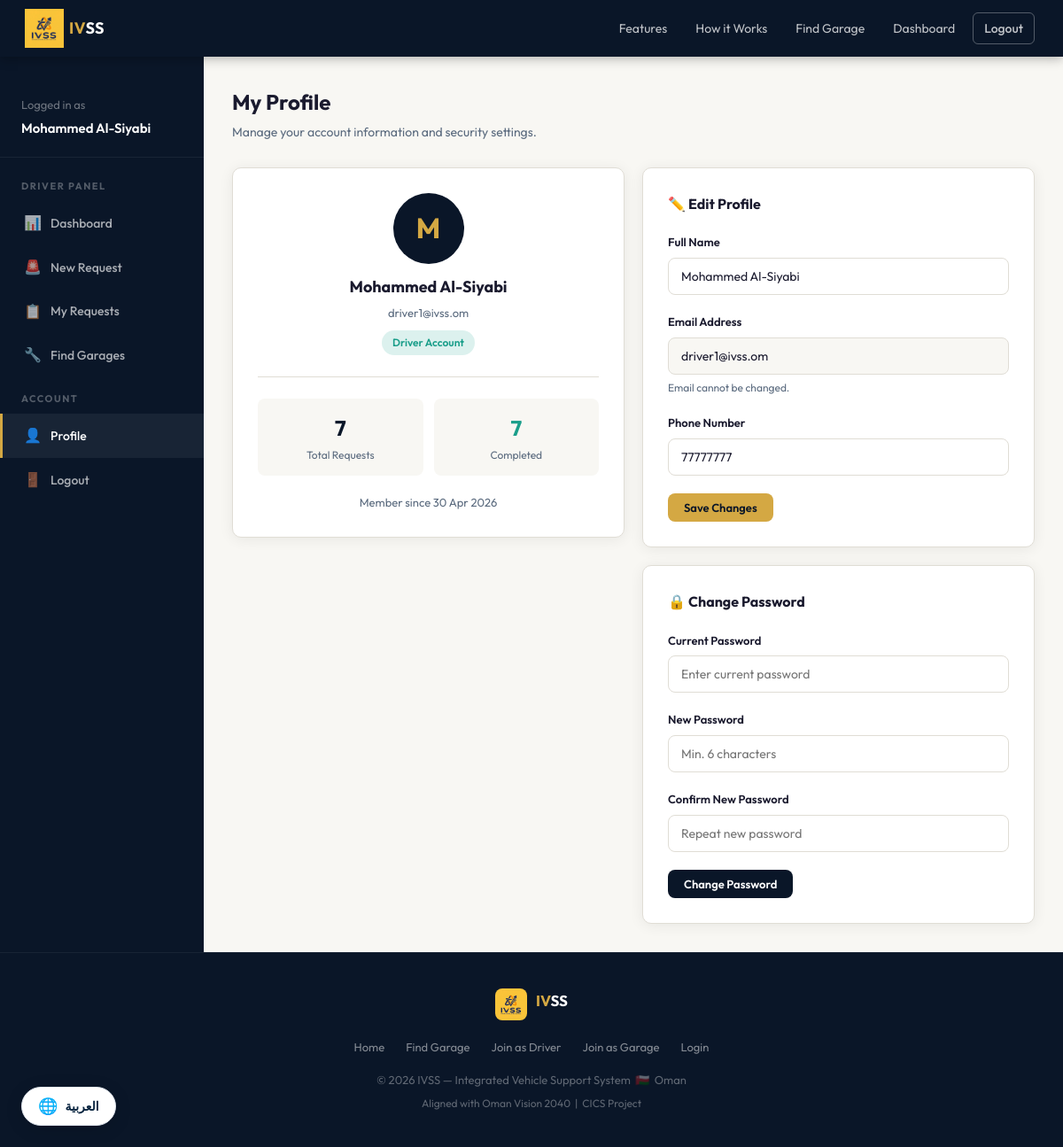
The page /pages/profile.php (signed in) on the database its author committed.
### tables this page shows
CREATE TABLE IF NOT EXISTS `users` (
  `user_id` int NOT NULL AUTO_INCREMENT,
  `full_name` varchar(150) NOT NULL,
  `email` varchar(150) NOT NULL,
  `phone` int UNSIGNED NOT NULL,
  `password` varchar(255) NOT NULL,
  `language` enum('en','ar') DEFAULT 'en',
  `is_active` tinyint(1) DEFAULT '1',
  `created_at` timestamp NULL DEFAULT CURRENT_TIMESTAMP,
  PRIMARY KEY (`user_id`),
  UNIQUE KEY `email` (`email`)
);

### pages/profile.php (the view, shortened to what this page needs)
<?php
$db     = getDB();
$userId = $_SESSION['user_id'];
$user = $db->prepare("SELECT * FROM users WHERE user_id = ?");
$user->execute([$userId]);
$user = $user->fetch();
$totalReq = $db->prepare("SELECT COUNT(*) FROM service_requests WHERE user_id=?");
$totalReq->execute([$userId]);
$totalReq = $totalReq->fetchColumn();
include __DIR__ . '/../includes/header.php';
?>
<div class="dash-layout">
  <div class="dash-sidebar">
    <div style="padding:20px 24px;border-bottom:1px solid rgba(255,255,255,0.06);margin-bottom:8px;">
      <div style="font-size:13px;color:rgba(255,255,255,0.4);">Logged in as</div>
      <div style="font-size:15px;font-weight:600;color:var(--white);margin-top:4px;"><?= htmlspecialchars($user['full_name']) ?></div>
    </div>
    <div class="sidebar-nav">
      <div class="sidebar-section">Driver Panel</div>
      <a href="dashboard.php"><span class="nav-icon">📊</span> Dashboard</a>
      <a href="request.php"><span class="nav-icon">🚨</span> New Request</a>
      <a href="my_requests.php"><span class="nav-icon">📋</span> My Requests</a>
      <a href="garages.php"><span class="nav-icon">🔧</span> Find Garages</a>
      <div class="sidebar-section">Account</div>
      <a href="profile.php" class="active"><span class="nav-icon">👤</span> Profile</a>
      <a href="logout.php"><span class="nav-icon">🚪</span> Logout</a>
    </div>
  </div>
  <div class="dash-content">
    <div class="dash-header">
      <div>
        <div class="dash-title">My Profile</div>
        <div class="dash-sub">Manage your account information and security settings.</div>
      </div>
    </div>
    <div style="display:grid;grid-template-columns:1fr 1fr;gap:20px;align-items:start;">
      <div class="card">
        <div style="text-align:center;margin-bottom:24px;padding-bottom:24px;border-bottom:1px solid var(--border);">
          <div style="width:80px;height:80px;border-radius:50%;background:var(--navy);color:var(--gold);font-size:32px;font-weight:700;display:flex;align-items:center;justify-content:center;margin:0 auto 12px;">
            <?= strtoupper(substr($user['full_name'], 0, 1)) ?>
          </div>
          <div style="font-size:18px;font-weight:700;"><?= htmlspecialchars($user['full_name']) ?></div>
          <div style="font-size:13px;color:var(--muted);margin-top:4px;"><?= htmlspecialchars($user['email']) ?></div>
          <div style="margin-top:10px;">
            <span class="badge badge-accepted">Driver Account</span>
          </div>
        </div>
        <div style="display:grid;grid-template-columns:1fr 1fr;gap:12px;margin-bottom:20px;">
          <div style="background:var(--bg);border-radius:8px;padding:14px;text-align:center;">
            <div style="font-size:24px;font-weight:700;color:var(--navy);"><?= $totalReq ?></div>
            <div style="font-size:12px;color:var(--muted);margin-top:2px;">Total Requests</div>
          </div>
          <div style="background:var(--bg);border-radius:8px;padding:14px;text-align:center;">
            <div style="font-size:24px;font-weight:700;color:var(--teal);">
              <?php
              $done = $db->prepare("SELECT COUNT(*) FROM service_requests WHERE user_id=? AND status='completed'");
              $done->execute([$userId]);
              echo $done->fetchColumn();
              ?>
            </div>
            <div style="font-size:12px;color:var(--muted);margin-top:2px;">Completed</div>
          </div>
        </div>
        <div style="font-size:13px;color:var(--muted);text-align:center;">
          Member since <?= date('d M Y', strtotime($user['created_at'])) ?>
        </div>
      </div>
      <div style="display:flex;flex-direction:column;gap:20px;">
        <div class="card">
          <h3 style="font-size:16px;font-weight:700;margin-bottom:20px;">✏️ Edit Profile</h3>
          <form method="POST">
            <div class="form-group">
              <label>Full Name</label>
              <input type="text" name="full_name" class="form-control"
                value="<?= htmlspecialchars($user['full_name']) ?>" required>
            </div>
            <div class="form-group">
              <label>Email Address</label>
              <input type="email" class="form-control"
                value="<?= htmlspecialchars($user['email']) ?>" disabled
                style="background:var(--bg);cursor:not-allowed;">
              <div class="form-hint">Email cannot be changed.</div>
            </div>
            <div class="form-group">
              <label>Phone Number</label>
              <input type="text" name="phone" class="form-control"
                maxlength="8"
                pattern="[7|9][0-9]{7}"
                inputmode="numeric"
                onkeydown="return /[0-9]|Backspace|Delete|ArrowLeft|ArrowRight|Tab/.test(event.key)"
                onpaste="event.preventDefault();var t=event.clipboardData.getData('text').replace(/\D/g,'').slice(0,8);this.value=t;"
                oninput="this.value=this.value.replace(/\D/g,'').slice(0,8)"
                value="<?= htmlspecialchars($user['phone']) ?>" required>
            </div>
            <button type="submit" class="btn btn-primary btn-sm">Save Changes</button>
          </form>
        </div>
        <div class="card">
          <h3 style="font-size:16px;font-weight:700;margin-bottom:20px;">🔒 Change Password</h3>
          <form method="POST">
            <div class="form-group">
              <label>Current Password</label>
              <input type="password" name="current_password" class="form-control" placeholder="Enter current password" required>
            </div>
            <div class="form-group">
              <label>New Password</label>
              <input type="password" name="new_password" class="form-control" placeholder="Min. 6 characters" required>
            </div>
            <div class="form-group">
              <label>Confirm New Password</label>
              <input type="password" name="confirm_password" class="form-control" placeholder="Repeat new password" required>
            </div>
            <button type="submit" class="btn btn-dark btn-sm">Change Password</button>
          </form>
        </div>
      </div>
    </div>
  </div>
</div>
<?php include __DIR__ . '/../includes/footer.php'; ?>

### css/style.css (style rules this page uses)
*, *::before, *::after { margin: 0; padding: 0; box-sizing: border-box; }
:root { --navy: #0a1628; --navy2: #0d1f3c; --navy3: #112240; --gold: #d4a843; --gold2: #f0c060; --teal: #1a9e8a; --teal2: #22c4ab; --bg: #f8f7f3; --white: #ffffff; --text: #1a1a2e; --muted: #5a6a7e; --border: #e0ddd5; --danger: #e24b4a; --success: #1a9e8a; --warning: #d4a843; --radius: 10px; --shadow: 0 2px 16px rgba(0,0,0,0.07); }
html { scroll-behavior: smooth; }
body { font-family: 'Outfit', 'Tajawal', sans-serif; background: var(--bg); color: var(--text); line-height: 1.6; }
.card { background: var(--white); border: 1px solid var(--border); border-radius: var(--radius); padding: 28px; box-shadow: var(--shadow); }
.btn { display: inline-block; padding: 12px 28px; border-radius: 8px; font-size: 15px; font-weight: 600; text-decoration: none; cursor: pointer; border: none; font-family: inherit; transition: all 0.2s; text-align: center; }
.btn-primary { background: var(--gold); color: var(--navy); }
.btn-dark { background: var(--navy); color: var(--white); }
.btn-sm { padding: 8px 18px; font-size: 13px; }
.form-group { margin-bottom: 20px; }
.form-group label { display: block; font-size: 13px; font-weight: 600; color: var(--text); margin-bottom: 7px; }
.form-control { width: 100%; padding: 11px 14px; border: 1.5px solid var(--border); border-radius: 8px; font-size: 14px; font-family: inherit; color: var(--text); background: var(--white); transition: border-color 0.2s; outline: none; }
.form-hint { font-size: 12px; color: var(--muted); margin-top: 5px; }
.badge { display: inline-block; padding: 4px 12px; border-radius: 20px; font-size: 12px; font-weight: 600; }
.badge-accepted { background: rgba(26,158,138,0.15); color: var(--teal); }
.dash-layout { display: flex; min-height: calc(100vh - 64px); }
.dash-sidebar { width: 230px; background: var(--navy); padding: 24px 0; flex-shrink: 0; }
.sidebar-nav a { display: flex; align-items: center; gap: 10px; padding: 12px 24px; color: rgba(255,255,255,0.65); text-decoration: none; font-size: 14px; font-weight: 500; transition: all 0.2s; border-left: 3px solid transparent; }
.sidebar-nav a:hover, .sidebar-nav a.active { color: var(--white); background: rgba(255,255,255,0.06); border-left-color: var(--gold); }
.sidebar-nav .nav-icon { font-size: 16px; width: 20px; text-align: center; }
.sidebar-section { font-size: 11px; font-weight: 700; letter-spacing: 1.5px; color: rgba(255,255,255,0.3); padding: 16px 24px 8px; text-transform: uppercase; }
.dash-content { flex: 1; padding: 32px; overflow-y: auto; }
.dash-header { display: flex; align-items: center; justify-content: space-between; margin-bottom: 28px; }
.dash-title { font-size: 24px; font-weight: 700; }
.dash-sub { font-size: 14px; color: var(--muted); margin-top: 4px; }

### includes/header.php (style rules this page uses)
body { top: 0 !important; }

### rows shown on the page
users: full_name "Mohammed Al-Siyabi", full_name "M", email "driver1@ivss.om", created_at "30 Apr 2026", phone "77777777"

### other values the page prints
$totalReq "7"
$done->fetchColumn() "7"
